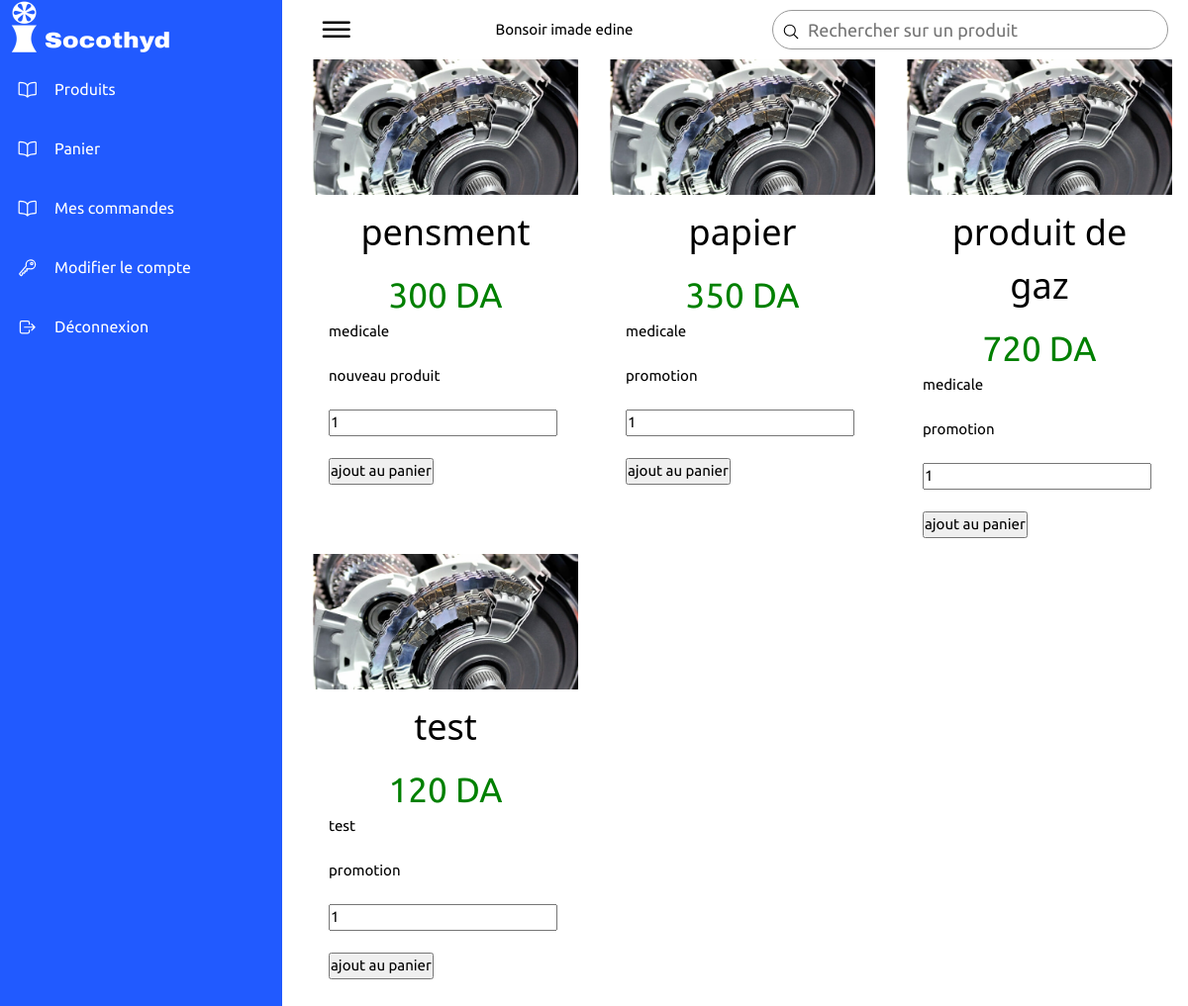
The app's page /client/index.php (signed in) with its own data.
### tables this page shows
CREATE TABLE `produits` (
  `cod_prod` int(10) NOT NULL,
  `nom_prod` varchar(50) NOT NULL,
  `type_prod` varchar(50) NOT NULL,
  `img_prod` varchar(250) NOT NULL,
  `quantite` varchar(25) NOT NULL,
  `prix` varchar(30) NOT NULL,
  `date` datetime NOT NULL,
  `description` varchar(250) NOT NULL
);

### client/index.php (the view, shortened to what this page needs)
<?php
include 'connexion.php';
$client_mat = $_SESSION['client_mat'];
?>
<!DOCTYPE html>
<head>
    <link rel="stylesheet" href="asset/css/style.css">
    <link rel="stylesheet" href="w3.css">
</head>
<body>
    <div class="container">
        <div class="navigation">
            <ul>
                <li>
                    <a href="#">
                        <span class="icon">
                            <img src="asset/imgs/so.png" alt="">
                        </span>
                        <span class="title"></span>
                    </a>
                </li>
                <li>
                    <a href="\socothyd\client\index.php">
                        <span class="icon">
                            <ion-icon name="book-outline"></ion-icon>
                        </span>
                        <span class="title">Produits</span>
                    </a>
                </li>
				<li>
                    <a href="\socothyd\client\panier\index.php">
                        <span class="icon">
                            <ion-icon name="book-outline"></ion-icon>
                        </span>
                        <span class="title">Panier</span>
                    </a>
                </li>
				<li>
                    <a href="#">
                        <span class="icon">
                            <ion-icon name="book-outline"></ion-icon>
                        </span>
                        <span class="title">Mes commandes</span>
                    </a>
                </li>
                <li>
                    <a href="#">
                        <span class="icon">
                            <ion-icon name="key-outline"></ion-icon>
                        </span>
                        <span class="title">Modifier le compte</span>
                    </a>
                </li>
                <li>
                    <a href="panier/vider_panier.php?client_mat=<?php echo $client_mat; ?>">
                        <span class="icon">
                            <ion-icon name="log-out-outline"></ion-icon>
                        </span>
                        <span class="title">Déconnexion</span>
                    </a>
                </li>
            </ul>
        </div>
		<div class="main">
            <div class="topbar">
                <div class="toggle">
                    <ion-icon name="menu-outline"></ion-icon>
                    </div>
                <?php echo (date("H")<12)?("Bonjour"):("Bonsoir").' '. $_SESSION['nom'];
 ?></h2>
                <div class="search">
                    <form action="searche.php" method="GET">
                    <label>
                        <input type="text" name="search" placeholder="Rechercher sur un produit">
                        <ion-icon name="search-outline"></ion-icon>
                    </label>
                    </form>
                </div>
            </div>
			<?php
$sql = $conn->prepare(" SELECT * FROM produits ");
$sql->execute();
while($row=$sql->fetch()){
	?>
	<div class="w3-third w3-container w3-margin-bottom">
<form method="post" class="" action="">
<img src="uploaded_img/<?= $row['img_prod']; ?>"  style="width:100%" >
<div class="w3-container w3-white">
<h1><?php print $row['nom_prod'] . "\t";?></h1>
<p class="price"><?php print $row['prix'] . "\t";?>DA</p>
<p ><?php print $row['type_prod'] . "\t";?> </p><br>
<p ><?php print $row['description'] . "\t";?> </p><br>
<input type="number"  name="quantite" value="1"></p><br>
<input type="submit" value="ajout au panier" name="ajout_au_panier" class="btn">
</div>
</div>
<?php
}
?>
</body>
</html>

### client/asset/css/style.css (style rules this page uses)
* { font-family: "Ubuntu", sans-serif; margin: 0; padding: 0; box-sizing: border-box; }
body { min-height: 100vh; overflow-x: hidden; }
.container { position: relative; width: 100%; }
.navigation { position: fixed; width: 285px; height: 100%; background: var(--blue); border-left: 10px solid var(--blue); transition: 0.5s; overflow: hidden; font-size: 16px; }
.navigation ul { position: absolute; top: 0; left: 0; width: 100%; }
.navigation ul li { position: relative; width: 100%; list-style: none; border-top-left-radius: 30px; border-bottom-left-radius: 30px; }
.navigation ul li:nth-child(1) { margin-bottom: 5px; pointer-events: none; }
.navigation ul li a { position: relative; display: block; width: 100%; display: flex; text-decoration: none; color: var(--white); }
.navigation ul li a .icon { position: relative; display: block; min-width: 35px; height: 60px; line-height: 58px; text-align: center; }
.navigation ul li a .icon ion-icon { font-size: 1.30rem; }
.navigation ul li a .title { position: relative; display: block; padding: 0 10px; height: 60px; line-height: 50px; text-align: start; white-space: nowrap; }
.main { position: absolute; width: calc(100% - 300px); left: 300px; min-height: 100vh; background: var(--white); transition: 0.5s; }
.topbar { width: 100%; height: 60px; display: flex; justify-content: space-between; align-items: center; padding: 0 10px; }
.toggle { position: relative; width: 60px; height: 60px; display: flex; justify-content: center; align-items: center; font-size: 2.5rem; cursor: pointer; }
.search { position: relative; width: 400px; margin: 0 10px; }
.search label { position: relative; width: 100%; }
.search label input { width: 100%; height: 40px; border-radius: 40px; padding: 5px 20px; padding-left: 35px; font-size: 18px; outline: none; border: 1px solid var(--black2); }
.search label ion-icon { position: absolute; top: 0; left: 10px; font-size: 1.2rem; }

### client/w3.css (style rules this page uses)
*,*:before,*:after { box-sizing:inherit }
body { margin:0 }
a { background-color:transparent }
img { border-style:none }
button,input,select,textarea,optgroup { font:inherit;margin:0 }
button,input { overflow:visible }
button,[type=button],[type=reset],[type=submit] { -webkit-appearance:button }
html,body { font-family:Verdana,sans-serif;font-size:15px;line-height:1.5 }
h1 { font-size:36px }
h1,h2,h3,h4,h5,h6 { font-family:"Segoe UI",Arial,sans-serif;font-weight:400;margin:10px 0 }
img { vertical-align:middle }
a { color:inherit }
.w3-container:after,.w3-container:before,.w3-panel:after,.w3-panel:before,.w3-row:after,.w3-row:before,.w3-row-padding:after,.w3-row-padding:before, .w3-cell-row:before,.w3-cell-row:after,.w3-clear:after,.w3-clear:before,.w3-bar:before,.w3-bar:after { content:"";display:table;clear:both }
.w3-col,.w3-half,.w3-third,.w3-twothird,.w3-threequarter,.w3-quarter { float:left;width:100% }
@media (min-width:601px) { .w3-col.m4,.w3-third { width:33.33333% } }
.w3-container,.w3-panel { padding:0.01em 16px }
.w3-margin-bottom { margin-bottom:16px!important }
.w3-white,.w3-hover-white:hover { color:#000!important;background-color:#fff!important }

### client/index.php (style rules this page uses)
.price { color:green; text-align:center; font-size:35px; }
h1 { text-align:center; }

### records on screen
produits: img_prod (picture), nom_prod "pensment", prix "300", type_prod "medicale", description "nouveau produit"
produits: img_prod (picture), nom_prod "papier", prix "350", type_prod "medicale", description "promotion"
produits: img_prod (picture), nom_prod "produit de gaz", prix "720", type_prod "medicale", description "promotion"
produits: img_prod (picture), nom_prod "test", prix "120", type_prod "test", description "promotion"

### other values on screen
$_SESSION['nom'] "imade edine"
